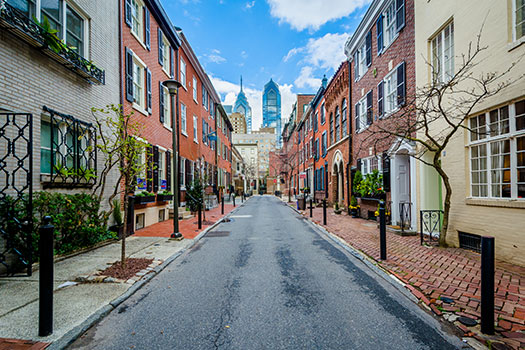
#> input picture CVML/gsvi1.jpg, 525 x 350 px
$ jupyter execute 'Basics of an image.ipynb'   (shell and % lines are left out)
#> lines starting #> are read from the running program, lines starting #| are printed output that depends on the picture
[cell 1]
import numpy as np
import matplotlib.image as mpimg  # for reading in images

import matplotlib.pyplot as plt
import cv2  # computer vision library

[cell 2]
# Read in the image
image = mpimg.imread('gsvi1.jpg')
#> image is the input picture: shape (350, 525, 3); mean R, G, B 116.1, 121.3, 121.8

# Print out the image dimensions
print('Image dimensions:', image.shape)
#| Image dimensions: (350, 525, 3)

# Change from color to grayscale
gray_image = cv2.cvtColor(image, cv2.COLOR_RGB2GRAY)
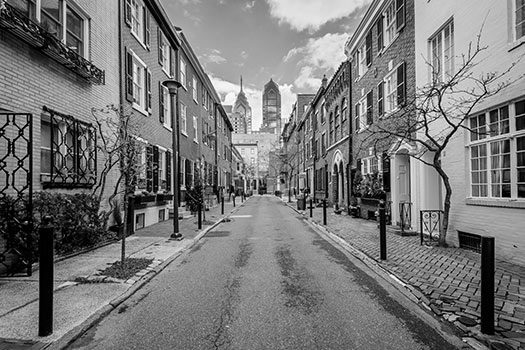
#> gray_image: shape (350, 525); min 0, max 255, mean 119.8

plt.imshow(gray_image, cmap='gray')

[cell 3]
# Prints specific grayscale pixel values
# What is the pixel value at x = 400 and y = 300 (on the body of the car)?

x = 400
y = 300

print(gray_image[y,x])
#| 116

[cell 4]
# Finds the maximum and minimum grayscale values in this image

max_val = np.amax(gray_image)
#> max_val = 255
min_val = np.amin(gray_image)
#> min_val = 0

print('Max: ', max_val)
#| Max:  255
print('Min: ', min_val)
#| Min:  0

[cell 5]
# Create a 5x5 image using just grayscale, numerical values
tiny_image = np.array([[0, 20, 30, 150, 120],
                      [200, 200, 250, 70, 3],
                      [50, 180, 85, 40, 90],
                      [240, 100, 50, 255, 10],
                      [30, 0, 75, 190, 220]])

# To show the pixel grid, use matshow
plt.matshow(tiny_image, cmap='gray')


sample = np.array([[255,255,0,255,255],
                  [255,0,0,0,255],
                  [0,255,0,255,0],
                  [255,100,0,100,255],
                  [255,255,100,255,255]])
plt.matshow(sample, cmap='gray')
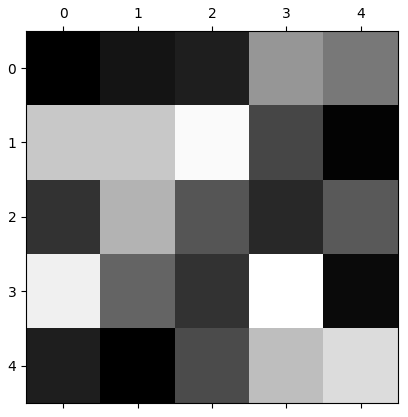
#> figure drawn by matplotlib, 1 panel
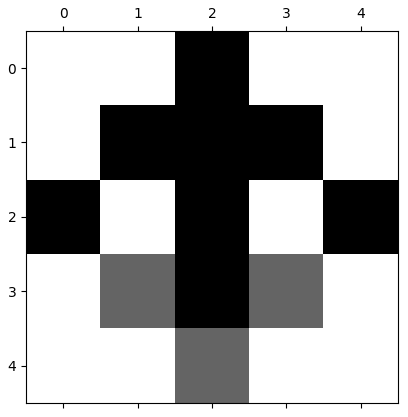
#> figure drawn by matplotlib, 1 panel

$ run again, with CVML/highway.jpg copied over CVML/gsvi1.jpg
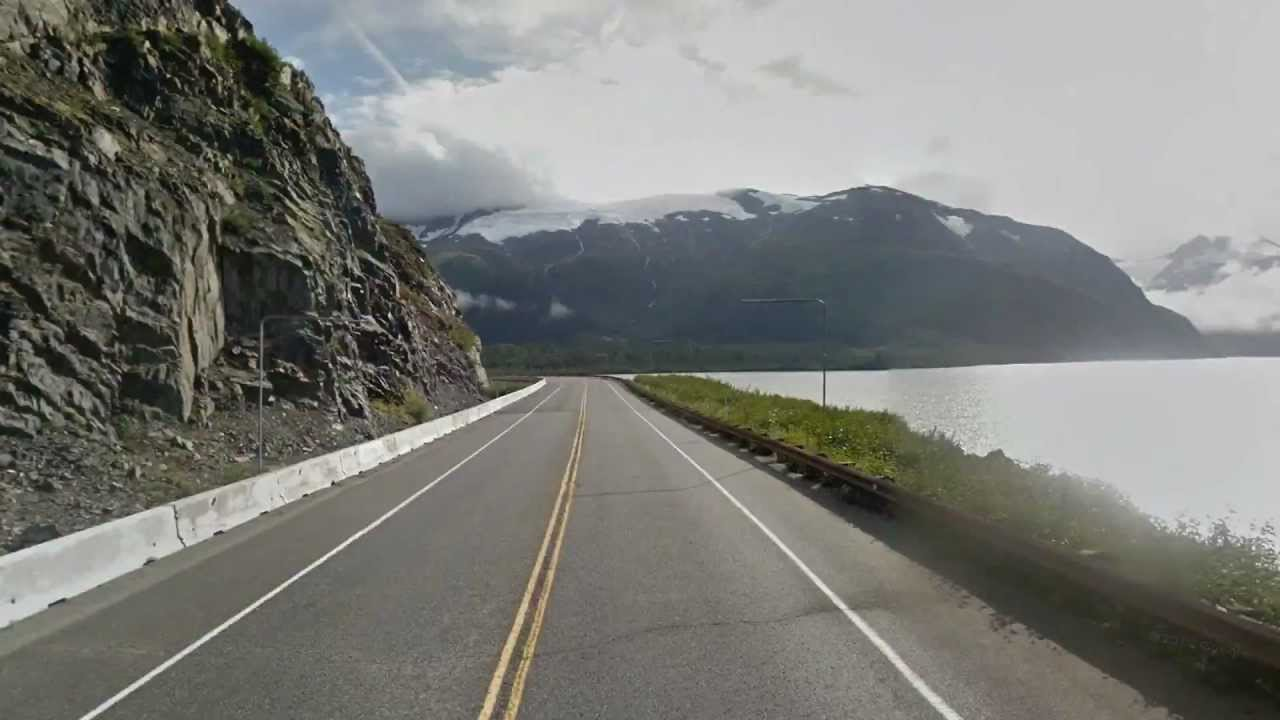
#> input picture CVML/highway.jpg, 1280 x 720 px
#> image is the input picture: shape (720, 1280, 3); mean R, G, B 123.4, 124.2, 119.9
#| Image dimensions: (720, 1280, 3)
#> `gray_image = cv2.cvtColor(image, cv2.COLOR_RGB2GRAY)`:
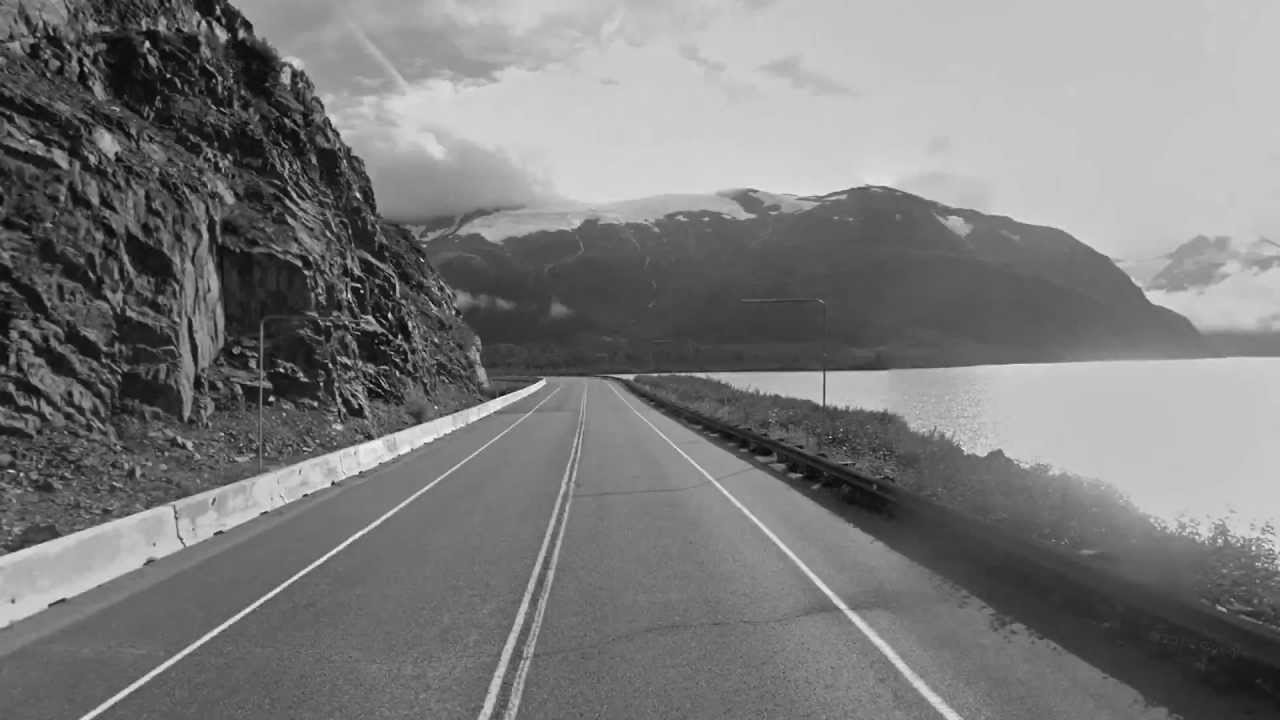
#> gray_image: shape (720, 1280); min 1, max 254, mean 123.5
#| 98
#> max_val = 254
#> min_val = 1
#| Max:  254
#| Min:  1
